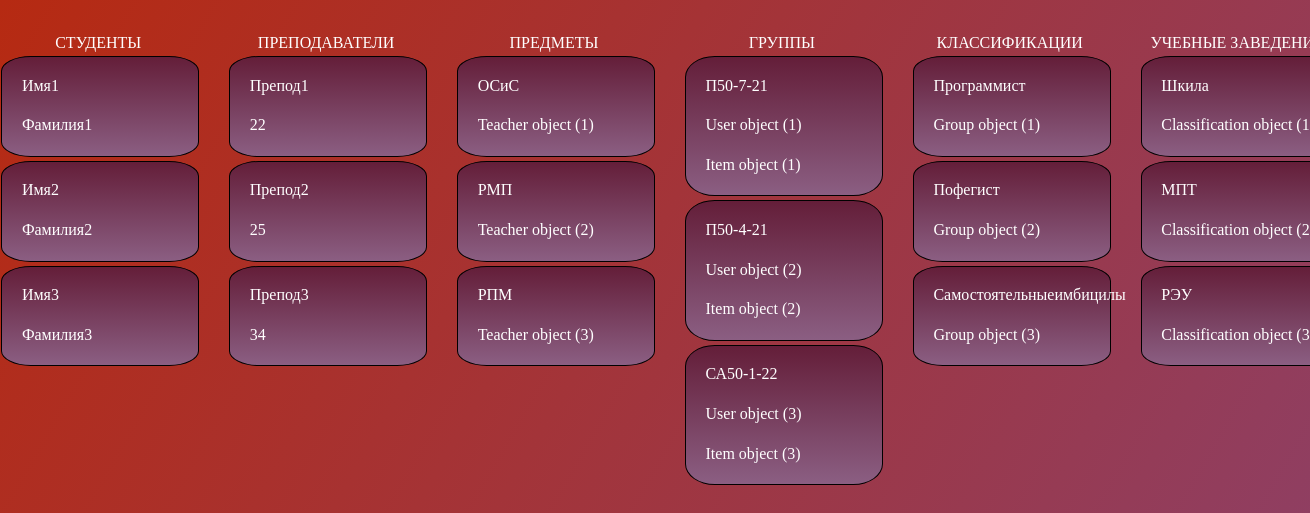
The page / on the database its author committed.
### prak12/models.py (models this page shows)
class User(models.Model):
    id = models.BigAutoField(primary_key=True)
    name = models.CharField(max_length=200)
    lastname = models.CharField(max_length=200)

class Teacher(models.Model):
    id = models.BigAutoField(primary_key=True)
    name = models.CharField(max_length=200)
    age = models.CharField(max_length=200)

class Item(models.Model):
    id = models.BigAutoField(primary_key=True)
    title = models.CharField(max_length=200)
    teacher = models.ForeignKey(Teacher, on_delete=models.CASCADE)

class Group(models.Model):
    id = models.BigAutoField(primary_key=True)
    title = models.CharField(max_length=200)
    item = models.ForeignKey(Item, on_delete=models.CASCADE)
    user = models.ForeignKey(User, on_delete=models.CASCADE)

class Classification(models.Model):
    id = models.BigAutoField(primary_key=True)
    title = models.CharField(max_length=200)
    group = models.ForeignKey(Group, on_delete=models.CASCADE)

class UchZaz(models.Model):
    id = models.BigAutoField(primary_key=True)
    title = models.CharField(max_length=200)
    classification = models.ForeignKey(Classification, on_delete=models.CASCADE)

### prak12/views.py (the view)
# urls.py: path('', index)
def index(request):
    cont = {'users': User.objects.order_by('id'), 'teachers': Teacher.objects.order_by('id'),'items': Item.objects.order_by('id'),'groups': Group.objects.order_by('id'),'classifications': Classification.objects.order_by('id'),'uchzazs': UchZaz.objects.order_by('id')}
    return render(request, 'html/index.html', cont)

### prak12/templates/html/index.html (shortened to what this page needs)
<!DOCTYPE html>
<html lang="en">
<head>
    {%load static%}
    <link rel="stylesheet" href="{% static 'style/style.css' %}">
</head>
<body>
    <div>
        СТУДЕНТЫ
        {%for user in users%}
        <div>
            <p>{{user.name}}</p>
            <p>{{user.lastname}}</p>
        </div>
        {%endfor%}
    </div>
    <div>
        ПРЕПОДАВАТЕЛИ
        {%for user in teachers%}
        <div>
            <p>{{user.name}}</p>
            <p>{{user.age}}</p>
        </div>
        {%endfor%}
    </div>
    <div>
        ПРЕДМЕТЫ
        {%for user in items%}
        <div>
            <p>{{user.title}}</p>
            <p>{{user.teacher}}</p>
        </div>
        {%endfor%}
    </div>
    <div>
        ГРУППЫ
        {%for user in groups%}
        <div>
            <p>{{user.title}}</p>
            <p>{{user.user}}</p>
            <p>{{user.item}}</p>
        </div>
        {%endfor%}
    </div>
    <div>
        КЛАССИФИКАЦИИ
        {%for user in classifications%}
        <div>
            <p>{{user.title}}</p>
            <p>{{user.group}}</p>
        </div>
        {%endfor%}
    </div>
    <div>
        УЧЕБНЫЕ ЗАВЕДЕНИЯ
        {%for user in uchzazs%}
        <div>
            <p>{{user.title}}</p>
            <p>{{user.classification}}</p>
        </div>
        {%endfor%}
    </div>
</body>
</html>

### prak12/static/style/style.css (style rules this page uses)
body { display: flex; flex-wrap: nowrap; justify-content: center; background-image: linear-gradient(300deg, #221316, #a12f92, #83457b, rgb(182, 42, 18)); background-size: 400% 400%; animation: al 10s ease infinite; }
body div { margin-left: 2%; text-align: center; color: #fff; margin-top: 2%; }
body div div { border: 1px solid black; border-radius: 15%; background: linear-gradient(180deg, #641e39, #98749b, #ddf810, #8f4ff4); background-size: 400% 400%; animation: gradient 10s ease infinite; }
p { text-align: left; margin: 10%; width: 200px; height: 20px; }

### rows shown on the page
User: name "Имя1", lastname "Фамилия1"
User: name "Имя2", lastname "Фамилия2"
User: name "Имя3", lastname "Фамилия3"
Teacher: name "Препод1", age "22"
Teacher: name "Препод2", age "25"
Teacher: name "Препод3", age "34"
Item: title "ОСиС", teacher "Teacher object (1)"
Item: title "РМП", teacher "Teacher object (2)"
Item: title "РПМ", teacher "Teacher object (3)"
Group: title "П50-7-21", user "User object (1)", item "Item object (1)"
Group: title "П50-4-21", user "User object (2)", item "Item object (2)"
Group: title "СА50-1-22", user "User object (3)", item "Item object (3)"
Classification: title "Программист", group "Group object (1)"
Classification: title "Пофегист", group "Group object (2)"
Classification: title "Самостоятельныеимбицилы", group "Group object (3)"
UchZaz: title "Шкила", classification "Classification object…"
UchZaz: title "МПТ", classification "Classification object…"
UchZaz: title "РЭУ", classification "Classification object…"
